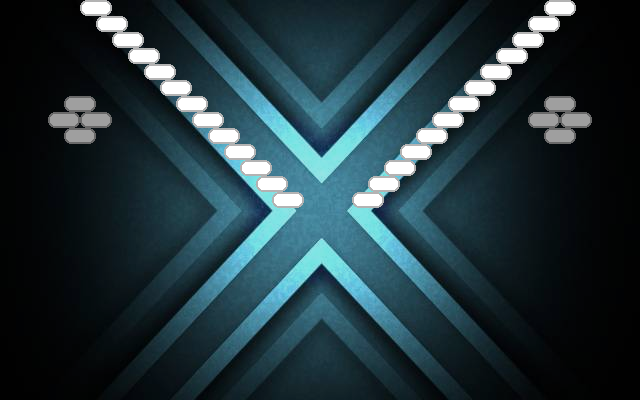

A level layout from a 2D game, rendered from its tile map. Below: a short description, then the map file with tile-grid data replaced by summaries:
An orthogonal 40x25 tile map with 16x16 px tiles, 1 tile layer (Tile Layer), 1 image layer.

<map version="1.0" orientation="orthogonal" renderorder="right-down" width="40" height="25" tilewidth="16" tileheight="16">
 <tileset firstgid="1" name="Default" tilewidth="64" tileheight="16">
  <tile id="0">
   <properties>
    <property name="Name" value="BlueBlock" />
    <property name="Points" value="10" />
   </properties>
   <image width="32" height="16" source="../images/blue-block.png" />
  </tile>
  <tile id="1">
   <properties>
    <property name="Name" value="GreenBlock" />
    <property name="Points" value="20" />
   </properties>
   <image width="32" height="16" source="../images/green-block.png" />
  </tile>
  <tile id="2">
   <properties>
    <property name="Name" value="LightBlock" />
    <property name="Points" value="30" />
   </properties>
   <image width="32" height="16" source="../images/light-block.png" />
  </tile>
  <tile id="3">
   <properties>
    <property name="Name" value="RedBlock" />
    <property name="Points" value="50" />
   </properties>
   <image width="32" height="16" source="../images/red-block.png" />
  </tile>
  <tile id="4">
   <properties>
    <property name="Name" value="YellowBlock" />
    <property name="Points" value="5" />
   </properties>
   <image width="32" height="16" source="../images/yellow-block.png" />
  </tile>
  <tile id="5">
   <properties>
    <property name="Name" value="DarkBlock" />
    <property name="Points" value="100" />
   </properties>
   <image width="32" height="16" source="../images/dark-block.png" />
  </tile>
  <tile id="6">
   <properties>
    <property name="Name" value="Ball" />
   </properties>
   <image width="16" height="16" source="../images/ball.png" />
  </tile>
  <tile id="7">
   <properties>
    <property name="Name" value="Pad" />
   </properties>
   <image width="64" height="16" source="../images/pad.png" />
  </tile>
 </tileset>
 <imagelayer name="Background" y="-1" opacity="0.9">
  <image source="../backgrounds/abstract09.jpg" trans="aaaa00" />
 </imagelayer>
 <layer name="Tile Layer" width="40" height="25">
  <data>[1000 cells, 34 non-empty, 2 distinct tile ids]</data>
 </layer>
 <objectgroup name="Boundaries" visible="0" />
</map>
